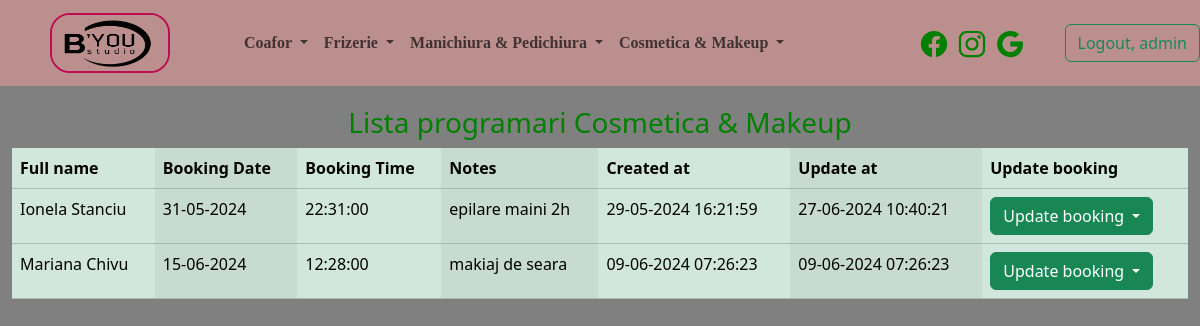
The page /list_cosmetica (signed in) on the database its author committed.
### cosmetica/models.py (models this page shows, shortened)
class Cosmetica(models.Model):
    full_name = models.CharField(max_length=40)
    booking_date = models.DateField()
    booking_time = models.TimeField()
    notes = models.TextField(max_length=400)
    created_at = models.DateTimeField(auto_now_add=True)
    updated_at = models.DateTimeField(auto_now=True)

### cosmetica/views.py (the view)
# urls.py: path('list_cosmetica', views.CosmeticaListView.as_view(), name='list_cosmetica'),
class CosmeticaListView(LoginRequiredMixin, ListView):
    template_name = 'cosmetica/list_cosmetica.html'
    model = Cosmetica
    context_object_name = 'all_list_cosmetica'

### templates/cosmetica/list_cosmetica.html (shortened to what this page needs)
{% extends 'base.html' %}
{% load static %}
{% block content %}
    <div class="container-fluid backgroond">
        <div class="row">
            <div class="col-sm-12 col-md-12 gy-0">
            <div class="text">
                <h3 class="text-center">Lista programari Cosmetica & Makeup</h3>
            </div>
                <table class="table table-success table-striped-columns">
                    <thead>
                    <tr>
                        <th>Full name</th>
                        <th>Booking Date</th>
                        <th>Booking Time</th>
                        <th>Notes</th>
                        <th>Created at</th>
                        <th>Update at</th>
                        <th>Update booking</th>
                    </tr>
                    </thead>
                    <tbody>
                    {% for list in all_list_cosmetica %}
                        <tr>
                            <td>{{ list.full_name }}</td>
                            <td>{{ list.booking_date|date:"d-m-Y" }}</td>
                            <td>{{ list.booking_time|time:"H:i:s" }}</td>
                            <td>{{ list.notes }}</td>
                            <td>{{ list.created_at|date:"d-m-Y H:i:s" }}</td>
                            <td>{{ list.updated_at|date:"d-m-Y H:i:s" }}</td>
                            <td>
                                <div class="dropdown">
                                    <button class="btn btn-success dropdown-toggle btn_cosmetica" type="button"
                                            data-bs-toggle="dropdown" aria-expanded="false">
                                        Update booking
                                    </button>
                                </div>
                            </td>
                        </tr>
                    {% endfor %}
                    </tbody>
                </table>
            </div>
        </div>
    </div>
{% endblock %}

### templates/navbar.html (shortened to what this page needs)
{% load static %}
<nav class="navbar navbar-expand-lg bg-body-tertiary" style="padding: 0">
    <div class="container-fluid navbar">
        <a class="navbar-brand" href="{% url 'home' %}">
          <img src="{% static 'byou.png' %}" alt="" class="Logo">
        </a>
        {% if user.is_authenticated %}
            <div class="collapse navbar-collapse" id="navbarSupportedContent">
            <ul class="navbar-nav me-auto mb-2 mb-lg-0">
            <li class="nav-item">
                <a class="nav-link active" aria-current="page" href="{% url 'home' %}" style="width: 50px">
                </a>
            </li>
            <li class="nav-item dropdown" style="font-family: Verdana,serif">
                <a class="nav-link dropdown-toggle nav-style-costum" href="#" role="button" data-bs-toggle="dropdown"
                   aria-expanded="false">
                    Coafor
                </a>
            </li>
            <li class="nav-item dropdown" style="font-family: Verdana,serif">
                <a class="nav-link dropdown-toggle nav-style-costum" href="#" role="button" data-bs-toggle="dropdown"
                   aria-expanded="false">
                    Frizerie
                </a>
            </li>
            <li class="nav-item dropdown" style="font-family: Verdana,serif">
                <a class="nav-link dropdown-toggle nav-style-costum" href="#" role="button" data-bs-toggle="dropdown"
                   aria-expanded="false">
                    Manichiura & Pedichiura
                </a>
            </li>
            <li class="nav-item dropdown" style="font-family: Verdana,serif">
                <a class="nav-link dropdown-toggle nav-style-costum" href="#" role="button" data-bs-toggle="dropdown"
                   aria-expanded="false">
                    Cosmetica & Makeup
                </a>
            </li>
        {% endif %}
        </ul>
        {% if user.is_authenticated %}
            <div class="Icons" style="">
                <a href="https://www.facebook.com/p/B-You-Studio-100064144145617/?locale=ro_RO">
                    <ion-icon name="logo-facebook"></ion-icon>
                </a>
                <a href="https://www.instagram.com/byoustudio.oradea?igsh=MTh2ejdncXl2M3Zkag==">
                    <ion-icon name="logo-instagram"></ion-icon>
                </a>
                <a href="https://aushopping.ro/aushopping-oradea/articole/b-you-studio-oaza-ta-de-frumusete-si-relaxare">
                    <ion-icon name="logo-google"></ion-icon>
                </a>
            </div>
            <form method="post" action="{% url 'logout' %}">
                <button type="submit" class="btn btn-outline-success">
                    Logout, {{ user.username }}</button>
            </form>
        {% else %}
            <div class="login">
                <a href="{% url 'login' %}" class="btn btn-outline-danger">Login</a>
                <a href="{% url 'create_user' %}" class="btn btn-outline-success">Signup</a>
            </div>
        {% endif %}
        </div>
    </div>
</nav>

### templates/navbar.html (style rules this page uses)
.nav-style-costum { transition: all 0.3s; font-weight: bolder; }
.Icons a { text-decoration: none; color: green; }
.Icons { color: white; font-size: 30px; padding-right: 40px; padding-top: 1vh; transition: 0.4s; }
.Logo { border: 2px solid deeppink; border-radius: 20px; width: 120px; height: 60px; mix-blend-mode: multiply; margin-left: 50px; animation-name: glow; animation-duration: 5s; animation-iteration-count: infinite; }
.navbar { background: rosybrown; }

### templates/cosmetica/list_cosmetica.html (style rules this page uses)
.text { color: green; margin-top: 20px; animation: text; animation-duration: 20s; transition: 1s; }
body { background: grey }

### rows shown on the page
Cosmetica: full_name "Ionela Stanciu", booking_date "31-05-2024", booking_time "22:31:00", notes "epilare maini 2h", created_at "29-05-2024 16:21:59", updated_at "27-06-2024 10:40:21"
Cosmetica: full_name "Mariana Chivu", booking_date "15-06-2024", booking_time "12:28:00", notes "makiaj de seara", created_at "09-06-2024 07:26:23", updated_at "09-06-2024 07:26:23"

### other values the page prints
{{ user.username }} "admin"
